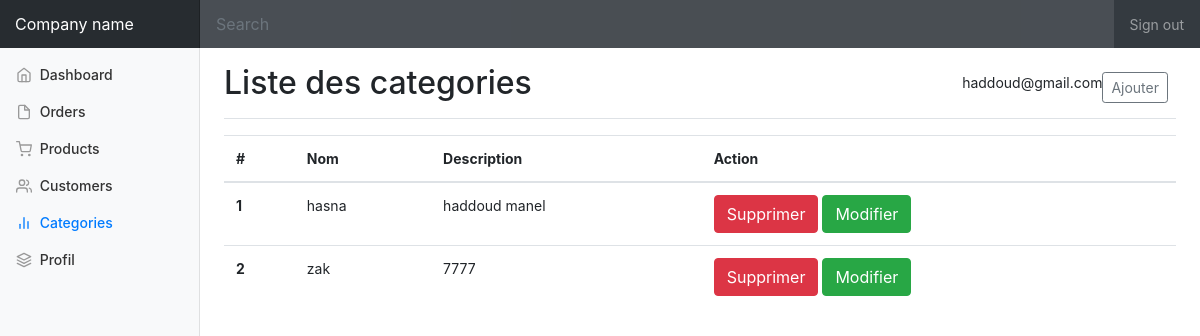
/addcategories.php (signed in), run on an earlier commit of the app's database.
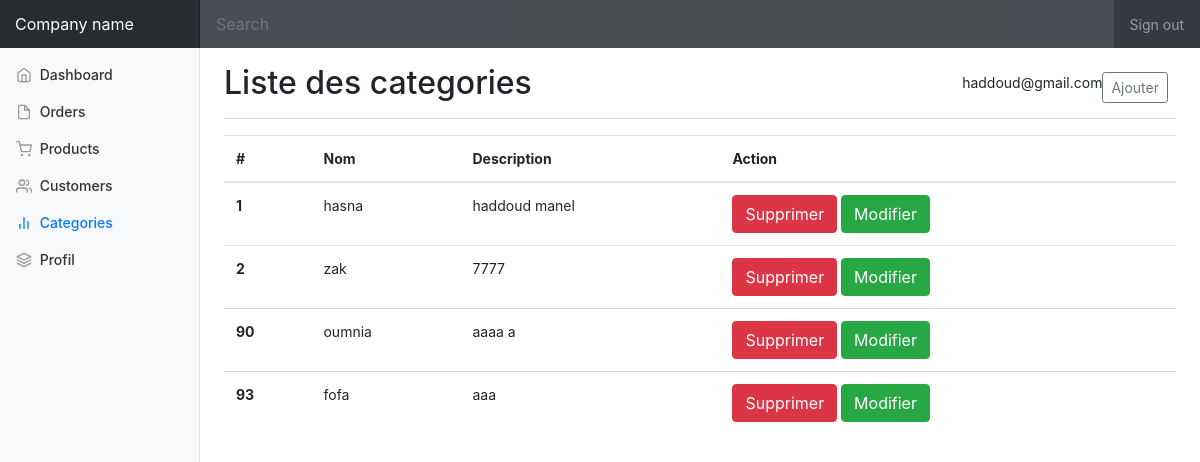
And on a later commit of the database.
### tables this page shows
CREATE TABLE IF NOT EXISTS `categories` (
  `id` int NOT NULL AUTO_INCREMENT,
  `nom` varchar(255) DEFAULT NULL,
  `descrp` text,
  `createur` int DEFAULT NULL,
  `date_creation` date DEFAULT NULL,
  `date_modification` date DEFAULT NULL,
  PRIMARY KEY (`id`)
);

### inc/functions.php (called while the page is built, shortened)
<?php
function getAllcategorie(){
$servername = "localhost";
$DBuser = "root";
$DBpassword = "";
$DBname = "testecommerce";
try {
    $conn = new PDO("mysql:host=$servername;dbname=$DBname", $DBuser, $DBpassword);
    $conn->setAttribute(PDO::ATTR_ERRMODE, PDO::ERRMODE_EXCEPTION);
  } catch(PDOException $e) {
    echo "Connection failed: " . $e->getMessage();
  }
$requette = "SELECT * FROM categories ";
$resultat = $conn->query($requette);
$categories = $resultat ->fetchAll();
return $categories;
}

### addcategories.php (the view, shortened to what this page needs)
<?php
include "inc/functions.php";
$categories = getAllcategorie();
?>
<!doctype html>
<html lang="en">
<head>
  <link href="../css/bootstrap.min.css" rel="stylesheet">
  <link href="../css/dashboard.css" rel="stylesheet">
  <link rel="stylesheet" href="adminsty.css">
</head>
<body>
  <?php if (isset($_SESSION['email'])) : ?>
    <nav class="navbar navbar-dark sticky-top bg-dark flex-md-nowrap p-0">
      <a class="navbar-brand col-sm-3 col-md-2 mr-0" href="#">Company name</a>
      <input class="form-control form-control-dark w-100" type="text" placeholder="Search" aria-label="Search">
      <ul class="navbar-nav px-3">
        <li class="nav-item text-nowrap">
          <a class="nav-link" href="signout.php">Sign out</a>
        </li>
      </ul>
    </nav>
    <div class="container-fluid">
      <div class="row">
        <nav class="col-md-2 d-none d-md-block bg-light sidebar">
          <div class="sidebar-sticky">
            <ul class="nav flex-column">
              <li class="nav-item">
                <a class="nav-link " href="#">
                  <span data-feather="home"></span>
                  Dashboard <span class="sr-only">(current)</span>
                </a>
              </li>
              <li class="nav-item">
                <a class="nav-link" href="#">
                  <span data-feather="file"></span>
                  Orders
                </a>
              </li>
              <li class="nav-item">
                <a class="nav-link" href="addproducts.php">
                  <span data-feather="shopping-cart"></span>
                  Products
                </a>
              </li>
              <li class="nav-item">
                <a class="nav-link" href="#">
                  <span data-feather="users"></span>
                  Customers
                </a>
              </li>
              <li class="nav-item">
                <a class="nav-link active" href="#">
                  <span data-feather="bar-chart-2"></span>
                  Categories
                </a>
              </li>
              <li class="nav-item">
                <a class="nav-link " href="profil.php">
                  <span data-feather="layers"></span>
                  Profil
                </a>
              </li>
            </ul>
          </div>
        </nav>
        <main role="main" class="col-md-9 ml-sm-auto col-lg-10 pt-3 px-4">
          <div class="d-flex justify-content-between flex-wrap flex-md-nowrap align-items-center pb-2 mb-3 border-bottom">
            <h1 class="h2">Liste des categories</h1>
            <div class="btn-toolbar mb-2 mb-md-0">
              <?php
              echo $_SESSION['email'];
              ?>
              <div class="btn-group mr-2">
                <input type="submit" id="pop" value="Ajouter" class="btn btn-sm btn-outline-secondary">
              </div>
            </div>
          </div>
          <table class="table">
            <thead>
              <tr>
                <th scope="col">#</th>
                <th scope="col">Nom</th>
                <th scope="col">Description</th>
                <th scope="col">Action</th>
              </tr>
            </thead>
            <tbody>
              <?php
              foreach ($categories as $categorie) {
                print '<tr>
    <th scope="row">' . $categorie['id'] . '</th>
    <td>' . $categorie['nom'] . '</td>
    <td>' . $categorie['descrp'] . '</td>
    <td>
<a href="supprimer.php?idcategories=' . $categorie['id'] . '" class="btn btn-danger"> Supprimer</a>
<input type= "submit"    ' . $categorie['id'] . '" value="Modifier"class="btn btn-success edit"   >
    </td>
  </tr>';
              }
              ?>
            </tbody>
          </table>
      </div>
    </div>
  <?php else : ?>
    <h1>405 need authentification</h1>
  <?php endif; ?>
</body>
</html>

What changed in the data, as far as the page shows it:
added categories: id "90", nom "oumnia", descrp "aaaa a"
added categories: id "93", nom "fofa", descrp "aaa"
